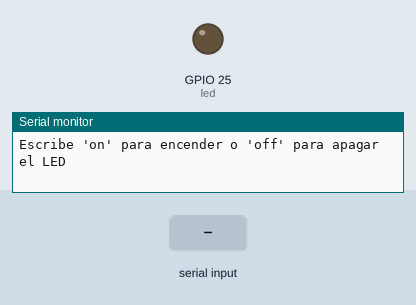
Recording of a sketch running on a simulated ESP32. Parts: output pins drawn as LEDs (lit = HIGH), the last lines printed to the serial monitor. The test bench sets the inputs (shaded band).

Above: at 1.2 s.
1.3 s: "on\n" received over Serial
At 2.0 s:
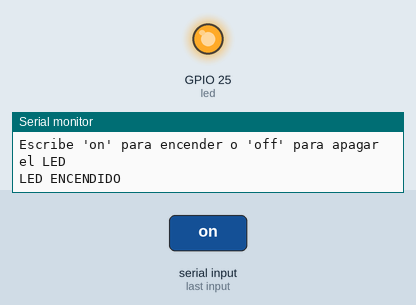
2.8 s: "off\n" received over Serial
At 3.1 s:
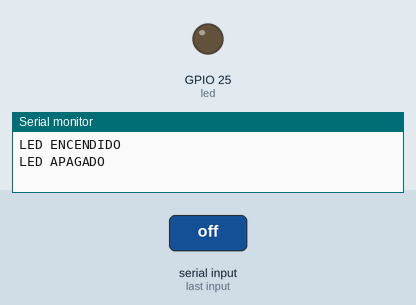
Timing chart, 0 to 5.8 s (numbered marks = the images above; inputs shaded):
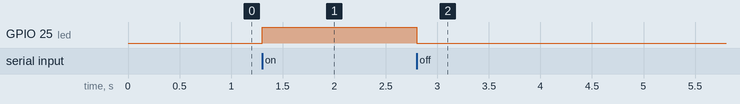

The sketch:

main.ino
```cpp
String comando = "";
int led = 25;  // GPIO 2

void setup() {
  pinMode(led, OUTPUT);
  Serial.begin(115200);
  Serial.println("Escribe 'on' para encender o 'off' para apagar el LED");
}

void loop() {
  if (Serial.available() > 0) {
    comando = Serial.readStringUntil('\n');
    comando.trim();

    if (comando == "on") {
      digitalWrite(led, HIGH);
      Serial.println("LED ENCENDIDO");
    }
    else if (comando == "off") {
      digitalWrite(led, LOW);
      Serial.println("LED APAGADO");
    }
    else {
      Serial.println("Comando no reconocido");
    }
  }
}
```

Measured:
- after the input at 1.3 s, GPIO 25 (led): LOW → HIGH at once
- after the input at 2.8 s, GPIO 25 (led): HIGH → LOW at once
